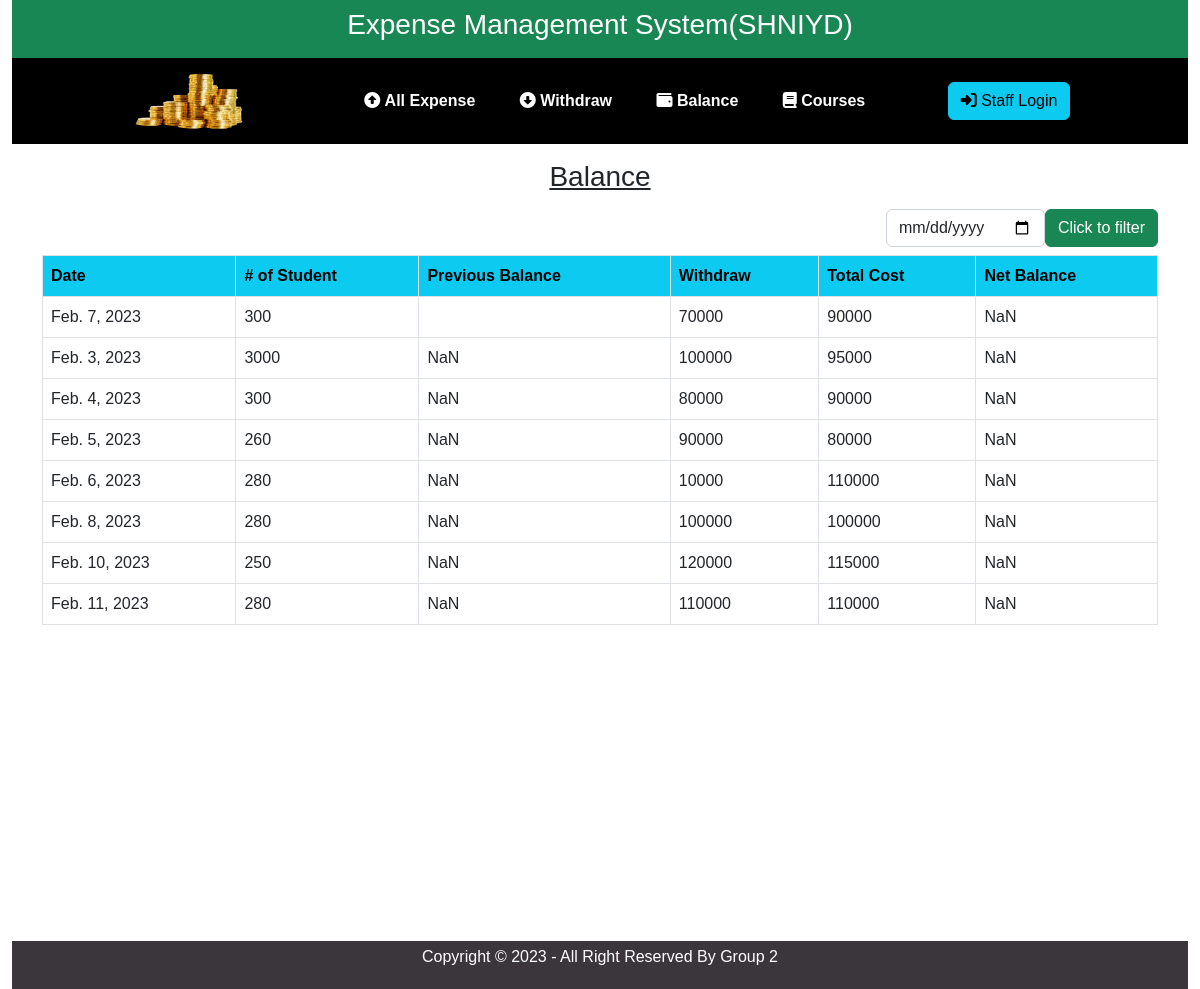
/balance/, run on an earlier commit of the app's database.
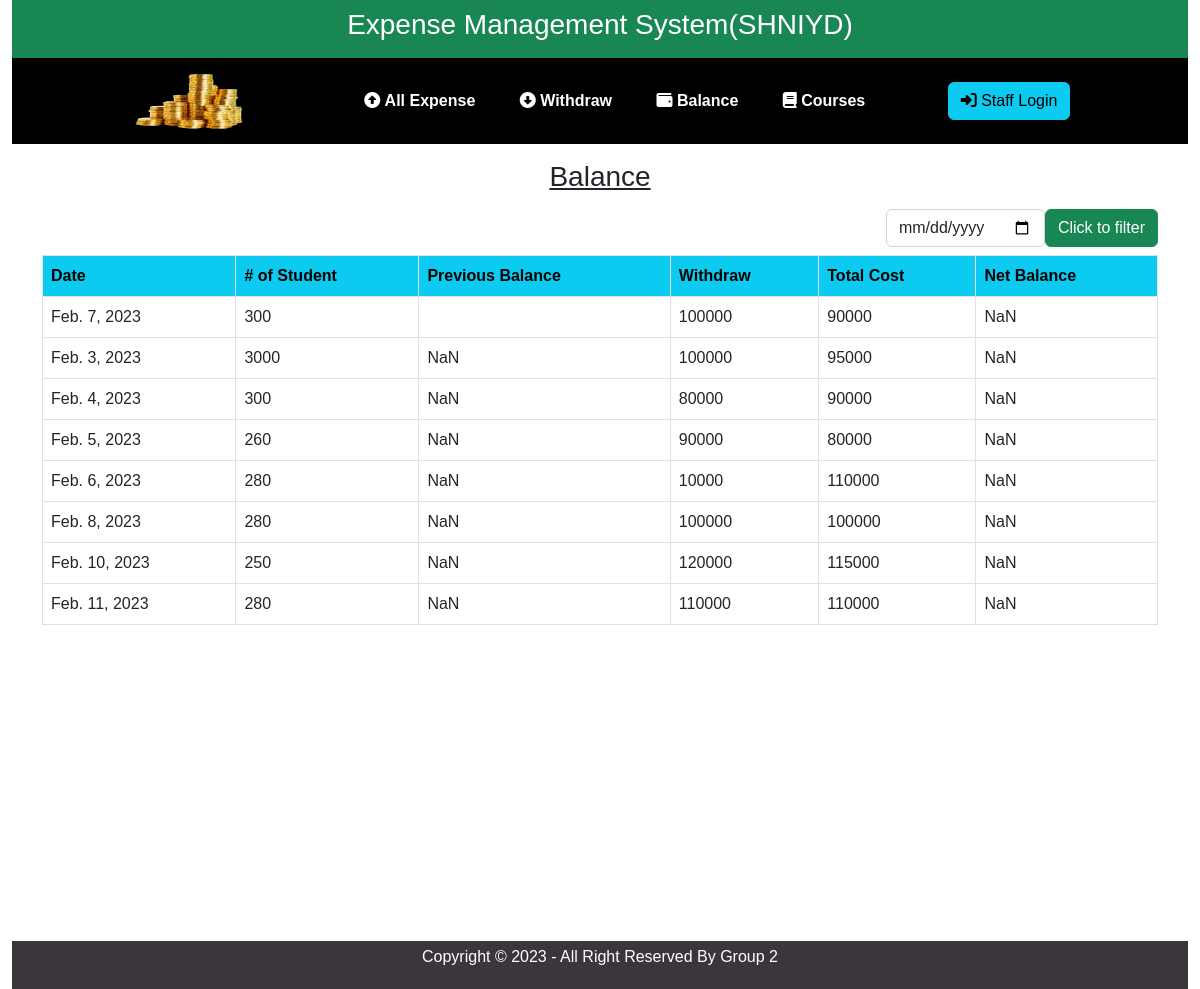
And on a later commit of the database.
### ExpenseApp/models.py (models this page shows)
class Balance(models.Model):
    date=models.DateField()
    number_of_student=models.IntegerField(default=0)
    withdraw_amount=models.PositiveIntegerField(default=0)
    total_cost=models.IntegerField(default=0)

### ExpenseApp/views.py (the view, shortened to what this page needs)
# urls.py: path('balance/', views.DailyBalance, name='balance')
def DailyBalance(request):
    balance = Balance.objects.all()
    return render(request,'expenseApp/dailyBalance.html',{'balance':balance})

### templates/expenseApp/dailyBalance.html (shortened to what this page needs)
{% extends 'expenseApp/base.html'%}
{% block content %}
<div class="container">
<div class="text-center py-2">
    <h3 class="text-center py-2 text-decoration-underline">Balance</h3>
    <form class="d-flex justify-content-end align-items-center" action="" method="post">
            <input id="date" type="date" class="form-control" name="date" style="width: fit-content;">
            <input type="submit" value="Click to filter" class="btn btns btn-success">
    </form>
</div>
    <table class="table table-bordered table-hover">
        <tr class="text-bg-info">
            <th>Date</th>
            <th># of Student </th>
            <th>Previous Balance</th>
            <th>Withdraw</th>
            <th>Total Cost</th>
            <th>Net Balance</th>
        </tr>
        {% for x in balance %}
        <tr>
            <td class="dailyExpenseDate">{{x.date}}</td>
            <td class="numberOfStudent">{{x.number_of_student}}</td>
            <td class="priviousBalance">{{x.privious_balance}}</td>
            <td class="withdrawAmount">{{x.withdraw_amount}}</td>
            <td class="totalCOst">{{x.total_cost}}</td>
            <td class="netBalance"></td>
        </tr>
        {% endfor %}
    </table>
</div>
{% endblock %}

What changed in the data, as far as the page shows it:
changed Balance "Feb. 7, 2023": withdraw_amount "70000" → "100000"
